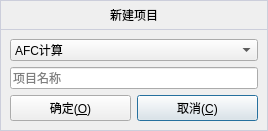
<?xml version="1.0" encoding="UTF-8"?>
<ui version="4.0">
 <class>Dialog</class>
 <widget class="QDialog" name="Dialog">
  <property name="geometry">
   <rect>
    <x>0</x>
    <y>0</y>
    <width>268</width>
    <height>124</height>
   </rect>
  </property>
  <property name="windowTitle">
   <string>Dialog</string>
  </property>
  <property name="styleSheet">
   <string notr="true"/>
  </property>
  <layout class="QVBoxLayout" name="verticalLayout">
   <property name="spacing">
    <number>0</number>
   </property>
   <property name="leftMargin">
    <number>0</number>
   </property>
   <property name="topMargin">
    <number>0</number>
   </property>
   <property name="rightMargin">
    <number>0</number>
   </property>
   <property name="bottomMargin">
    <number>0</number>
   </property>
   <item>
    <widget class="QLabel" name="label">
     <property name="font">
      <font>
       <bold>false</bold>
      </font>
     </property>
     <property name="styleSheet">
      <string notr="true">QLabel{
border-top:1px solid rgb(204,206,219);
border-left:1px solid rgb(204,206,219);
border-right:1px solid rgb(204,206,219);
padding:5px;
}</string>
     </property>
     <property name="text">
      <string>新建项目</string>
     </property>
     <property name="alignment">
      <set>Qt::AlignCenter</set>
     </property>
    </widget>
   </item>
   <item>
    <widget class="QFrame" name="frame">
     <property name="sizePolicy">
      <sizepolicy hsizetype="Preferred" vsizetype="Preferred">
       <horstretch>0</horstretch>
       <verstretch>1</verstretch>
      </sizepolicy>
     </property>
     <property name="styleSheet">
      <string notr="true">QFrame{
border: 1px solid rgb(204,206,219)
}</string>
     </property>
     <property name="frameShape">
      <enum>QFrame::StyledPanel</enum>
     </property>
     <property name="frameShadow">
      <enum>QFrame::Raised</enum>
     </property>
     <layout class="QGridLayout" name="gridLayout">
      <item row="1" column="0" colspan="2">
       <widget class="QLineEdit" name="lineEdit">
        <property name="placeholderText">
         <string>项目名称</string>
        </property>
       </widget>
      </item>
      <item row="2" column="1">
       <widget class="QPushButton" name="cancelPushButton">
        <property name="text">
         <string>取消(&amp;C)</string>
        </property>
       </widget>
      </item>
      <item row="0" column="0" colspan="2">
       <widget class="QComboBox" name="comboBox">
        <item>
         <property name="text">
          <string>AFC计算</string>
         </property>
        </item>
       </widget>
      </item>
      <item row="2" column="0">
       <widget class="QPushButton" name="newPushButton">
        <property name="text">
         <string>确定(&amp;O)</string>
        </property>
       </widget>
      </item>
     </layout>
    </widget>
   </item>
  </layout>
 </widget>
 <tabstops>
  <tabstop>comboBox</tabstop>
  <tabstop>lineEdit</tabstop>
  <tabstop>newPushButton</tabstop>
  <tabstop>cancelPushButton</tabstop>
 </tabstops>
 <resources/>
 <connections/>
</ui>
